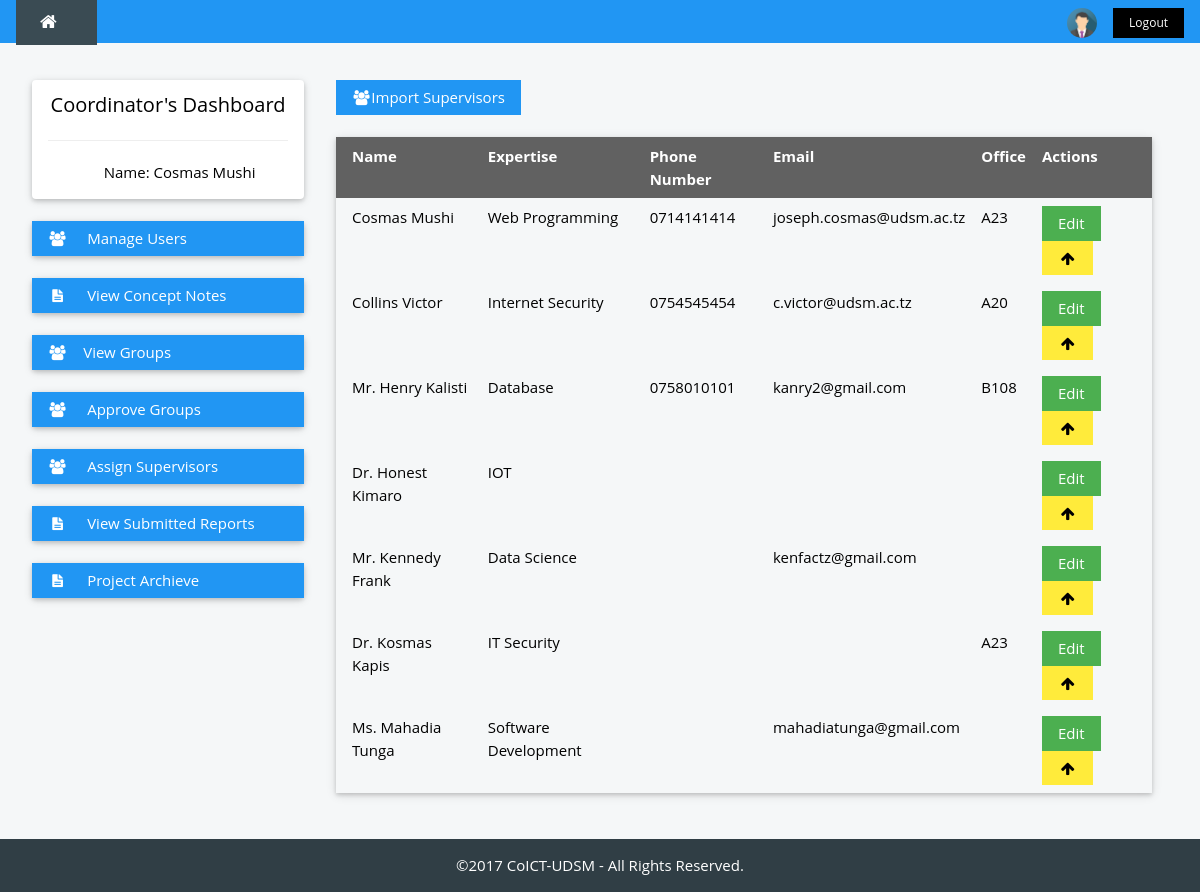
Screenshot of /coordinator/manage-supervisor.php with the database file from the repository.
### tables this page shows
CREATE TABLE `supervisor` (
  `empId` varchar(20) NOT NULL,
  `fName` varchar(25) NOT NULL,
  `lName` varchar(25) NOT NULL,
  `email` varchar(25) NOT NULL,
  `phoneNo` varchar(15) NOT NULL,
  `expertise` varchar(50) NOT NULL,
  `office` varchar(5) NOT NULL
);

### coordinator/manage-supervisor.php (the view, shortened to what this page needs)
<?php
  include '../header.php';
  $result = mysqli_query($dbcon, "SELECT * FROM supervisor") or die(mysql_error());
?>
<div class="w3-container " style="max-width:1400px;margin-top:80px">
  <div class="w3-row-padding">
    <div class="w3-col m3 ">
    <?php
      include 'coord-nav.php';
    ?>
    </div>
    <div class="w3-col m9">
      <div id="main">
      <div class="w3-row-padding w3-container">
        <div id="import" class="">
			<button onclick="importSupervisor()" class="w3-btn w3-blue"><i class="fa fa-users fa-fw "></i>Import Supervisors</button>
		 </div>
		<br />
		<div class="w3-card-2 ">
			<table class="w3-table w3-hoverable" border="0">
				<thead>
				  <tr class="w3-dark-grey">
				    <th>Name</th>
				    <th>Expertise</th>
				    <th>Phone Number</th>
				    <th>Email</th>
				    <th>Office</th>
				    <th>Actions</th>
				  </tr>
				</thead>
				<?php
					while($user_sup = mysqli_fetch_array($result)) {
				  	$theuser = $user_sup['empId'];
				  	$roleresult = mysqli_query($dbcon, "SELECT * FROM login WHERE user = '$theuser'  ") or die(mysql_error());
					$user_role= mysqli_fetch_array($roleresult);
					$role = $user_role['role'];
				?>
				<tr>
				  <td><?php echo $user_sup['fName']." ".$user_sup['lName']; ?></td>
				  <td><?php echo $user_sup['expertise']; ?></td>
				  <td><?php echo $user_sup['phoneNo']; ?></td>
				  <td><?php echo $user_sup['email']; ?></td>
				  <td><?php echo $user_sup['office'];  ?></td>
				  <td>
				  	<?php echo '<a href="edituser.php?user='.$theuser.'"><button class="w3-btn w3-green"'; ?> >Edit</button></a>
				  	<?php
				  	if ($role=="1") {
				  			echo '<button class="w3-btn w3-yellow" onclick="upgradeUser()"><i class="fa fa-arrow-up fa-fw "></i></button>';
				  	} elseif ($role=="0" )  {
				  			echo '<button class="w3-btn w3-orange" onclick="downgradeUser()"><i class="fa fa-arrow-down fa-fw "></i></button>';
				  		}
				  	 ?>
				  </td>
				</tr>
				<?php } ?>
			</table>
	        </div>
	      </div>
	      <br />
	      </div>
    </div>
  </div>
</div>
<br>
<?php
  include '../footer.php';
?>

### styles/w3.css (style rules this page uses)
*,*:before,*:after { box-sizing:inherit }
body { margin:0 }
a { background-color:transparent;-webkit-text-decoration-skip:objects }
button,input,select,textarea { font:inherit;margin:0 }
button,input { overflow:visible }
button,select { text-transform:none }
button,html [type=button],[type=reset],[type=submit] { -webkit-appearance:button }
html,body { font-family:Verdana,sans-serif;font-size:15px;line-height:1.5 }
a { color:inherit }
.w3-table,.w3-table-all { border-collapse:collapse;border-spacing:0;width:100%;display:table }
.w3-table td,.w3-table th,.w3-table-all td,.w3-table-all th { padding:8px 8px;display:table-cell;text-align:left;vertical-align:top }
.w3-table th:first-child,.w3-table td:first-child,.w3-table-all th:first-child,.w3-table-all td:first-child { padding-left:16px }
.w3-btn,.w3-btn-block { border:none;display:inline-block;outline:0;padding:6px 16px;vertical-align:middle;overflow:hidden;text-decoration:none!important;color:#fff;background-color:#000;text-align:center;cursor:pointer;white-space:nowrap }
.w3-btn,.w3-btn-floating,.w3-btn-floating-large,.w3-closenav,.w3-opennav { -webkit-touch-callout:none;-webkit-user-select:none;-khtml-user-select:none;-moz-user-select:none;-ms-user-select:none;user-select:none }
.w3-btn,.w3-btn-floating,.w3-dropnav a,.w3-btn-floating-large,.w3-btn-block,.w3-hover-shadow,.w3-hover-opacity,.w3-hover-opacity-off,.w3-hover-sepia,.w3-hover-grayscale,.w3-hover-greyscale, .w3-navbar a,.w3-sidenav a,.w3-pagination li a,.w3-hoverable tbody tr,.w3-hoverable li,.w3-accordion-content a,.w3-dropdown-content a,.w3-dropdown-click:hover,.w3-dropdown-hover:hover,.w3-opennav,.w3-closenav,.w3-closebtn, .w3-hover-amber,.w3-hover-aqua,.w3-hover-blue,.w3-hover-light-blue,.w3-hover-brown,.w3-hover-cyan,.w3-hover-blue-grey,.w3-hover-green,.w3-hover-light-green,.w3-hover-indigo,.w3-hover-khaki,.w3-hover-lime,.w3-hover-orange,.w3-hover-deep-orange,.w3-hover-pink, .w3-hover-purple,.w3-hover-deep-purple,.w3-hover-red,.w3-hover-sand,.w3-hover-teal,.w3-hover-yellow,.w3-hover-white,.w3-hover-black,.w3-hover-grey,.w3-hover-light-grey,.w3-hover-dark-grey,.w3-hover-text-amber,.w3-hover-text-aqua,.w3-hover-text-blue,.w3-hover-text-light-blue, .w3-hover-text-brown,.w3-hover-text-cyan,.w3-hover-text-blue-grey,.w3-hover-text-green,.w3-hover-text-light-green,.w3-hover-text-indigo,.w3-hover-text-khaki,.w3-hover-text-lime,.w3-hover-text-orange,.w3-hover-text-deep-orange,.w3-hover-text-pink,.w3-hover-text-purple, .w3-hover-text-deep-purple,.w3-hover-text-red,.w3-hover-text-sand,.w3-hover-text-teal,.w3-hover-text-yellow,.w3-hover-text-white,.w3-hover-text-black,.w3-hover-text-grey,.w3-hover-text-light-grey,.w3-hover-text-dark-grey { -webkit-transition:background-color .3s,color .15s,box-shadow .3s,opacity 0.3s,filter 0.3s;transition:background-color .3s,color .15s,box-shadow .3s,opacity 0.3s,filter 0.3s }
.w3-main,#main { transition:margin-left .4s }
.w3-container:after,.w3-panel:after,.w3-row:after,.w3-row-padding:after,.w3-topnav:after,.w3-clear:after,.w3-btn-group:before,.w3-btn-group:after,.w3-btn-bar:before,.w3-btn-bar:after { content:"";display:table;clear:both }
.w3-col,.w3-half,.w3-third,.w3-twothird,.w3-threequarter,.w3-quarter { float:left;width:100% }
@media only screen and (min-width:601px) { .w3-col.m3,.w3-quarter { width:24.99999% } }
@media only screen and (min-width:601px) { .w3-col.m9,.w3-threequarter { width:74.99999% } }
.w3-row-padding,.w3-row-padding>.w3-half,.w3-row-padding>.w3-third,.w3-row-padding>.w3-twothird,.w3-row-padding>.w3-threequarter,.w3-row-padding>.w3-quarter,.w3-row-padding>.w3-col { padding:0 8px }
.w3-container { padding:0.01em 16px }
.w3-card-2,.w3-example { box-shadow:0 2px 4px 0 rgba(0,0,0,0.16),0 2px 10px 0 rgba(0,0,0,0.12)!important }
.w3-blue,.w3-hover-blue:hover { color:#fff!important;background-color:#2196F3!important }
.w3-green,.w3-hover-green:hover { color:#fff!important;background-color:#4CAF50!important }
.w3-yellow,.w3-hover-yellow:hover { color:#000!important;background-color:#ffeb3b!important }
.w3-dark-grey,.w3-hover-dark-grey:hover,.w3-dark-gray,.w3-hover-dark-gray:hover { color:#fff!important;background-color:#616161!important }

### styles/w3-theme-blue-grey.css (style rules this page uses)
.w3-theme-l5 { color:#000 !important; background-color:#f5f7f8 !important }

### header.php (style rules this page uses)
html,body,h1,h2,h3,h4,h5 { font-family: "Open Sans", sans-serif }

### rows the page displays
supervisor: fName "Cosmas", lName "Mushi", expertise "Web Programming", phoneNo "0714141414", email "joseph.cosmas@udsm.ac.tz", office "A23"
supervisor: fName "Collins", lName "Victor", expertise "Internet Security", phoneNo "0754545454", email "c.victor@udsm.ac.tz", office "A20"
supervisor: fName "Mr. Henry", lName "Kalisti", expertise "Database", phoneNo "0758010101", email "kanry2@gmail.com", office "B108"
supervisor: fName "Dr. Honest", lName "Kimaro", expertise "IOT"
supervisor: fName "Mr. Kennedy", lName "Frank", expertise "Data Science", email "kenfactz@gmail.com"
supervisor: fName "Dr. Kosmas", lName "Kapis", expertise "IT Security", office "A23"
supervisor: fName "Ms. Mahadia", lName "Tunga", expertise "Software Development", email "mahadiatunga@gmail.com"

### other values shown
$yr[year] "2017"
